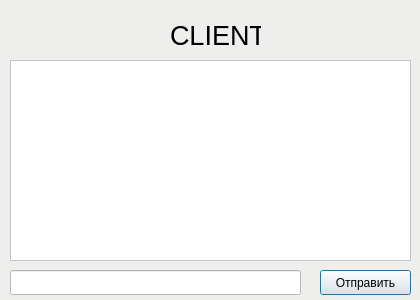
<?xml version="1.0" encoding="UTF-8"?>
<ui version="4.0">
 <class>Dialog</class>
 <widget class="QDialog" name="Dialog">
  <property name="geometry">
   <rect>
    <x>0</x>
    <y>0</y>
    <width>420</width>
    <height>300</height>
   </rect>
  </property>
  <property name="minimumSize">
   <size>
    <width>420</width>
    <height>300</height>
   </size>
  </property>
  <property name="maximumSize">
   <size>
    <width>420</width>
    <height>300</height>
   </size>
  </property>
  <property name="windowTitle">
   <string>Dialog</string>
  </property>
  <property name="styleSheet">
   <string notr="true">background-color: rgb(238, 238, 236);</string>
  </property>
  <widget class="QTextEdit" name="viewMessage">
   <property name="geometry">
    <rect>
     <x>10</x>
     <y>60</y>
     <width>401</width>
     <height>201</height>
    </rect>
   </property>
   <property name="styleSheet">
    <string notr="true">background-color: rgb(255, 255, 255);</string>
   </property>
   <property name="readOnly">
    <bool>true</bool>
   </property>
  </widget>
  <widget class="QLineEdit" name="inputMessage">
   <property name="geometry">
    <rect>
     <x>10</x>
     <y>270</y>
     <width>291</width>
     <height>25</height>
    </rect>
   </property>
   <property name="styleSheet">
    <string notr="true">background-color: rgb(255, 255, 255);</string>
   </property>
  </widget>
  <widget class="QPushButton" name="sendButton">
   <property name="geometry">
    <rect>
     <x>320</x>
     <y>270</y>
     <width>91</width>
     <height>25</height>
    </rect>
   </property>
   <property name="text">
    <string>Отправить</string>
   </property>
  </widget>
  <widget class="QLabel" name="label">
   <property name="geometry">
    <rect>
     <x>170</x>
     <y>20</y>
     <width>91</width>
     <height>31</height>
    </rect>
   </property>
   <property name="font">
    <font>
     <pointsize>20</pointsize>
    </font>
   </property>
   <property name="text">
    <string>CLIENT</string>
   </property>
  </widget>
 </widget>
 <resources/>
 <connections/>
</ui>
